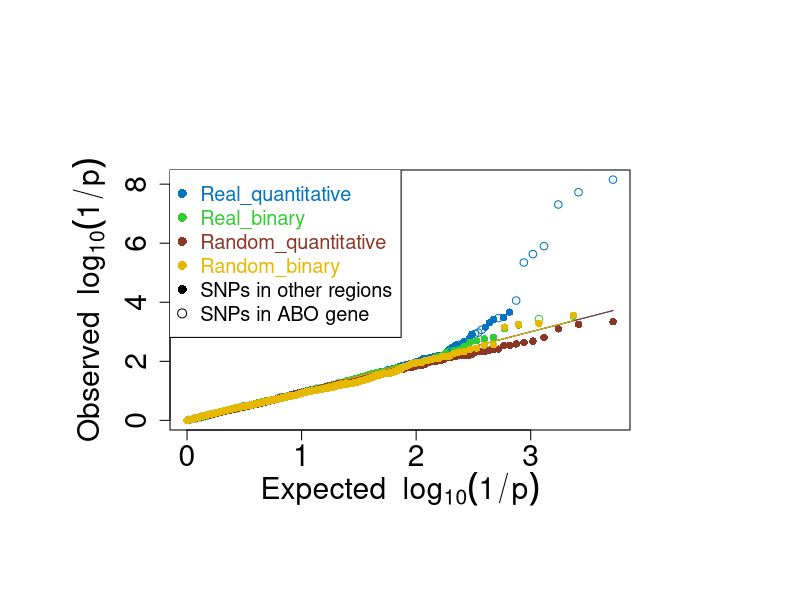

This chart was generated by the following R code:

dat = read.table(file="ED_4D_data.txt",header=T)  
dat$group1=as.factor(dat$group1)
h1=dat[which(dat$group=="Binary_random"),]
expP1 = sort(-log10((1:nrow(h1))/nrow(h1))) 
obsP1= sort(-log10(h1$p))
Pch1=c()
Pch1[h1$shape=="A"]=16
Pch1[h1$shape=="B"]=1



h2=dat[which(dat$group=="Quantitative_random"),]
expP2 = sort(-log10((1:nrow(h2))/nrow(h2))) 
obsP2= sort(-log10(h2$p))
Pch2=c()
Pch2[h2$shape=="A"]=16
Pch2[h2$shape=="B"]=1


h3=dat[which(dat$group=="Binary_real"),]
expP3 = sort(-log10((1:nrow(h3))/nrow(h3))) 
obsP3= sort(-log10(h3$p))
Pch3=c()
Pch3[h3$shape=="A"]=16
Pch3[h3$shape=="B"]=1

h4=dat[which(dat$group=="Quantitative_real"),]
expP4 = sort(-log10((1:nrow(h4))/nrow(h4))) 
obsP4= sort(-log10(h4$p))
Pch4=c()
Pch4[h4$shape=="A"]=16
Pch4[h4$shape=="B"]=1

#tiff(file="permu_valid_onecort_qqplot.tiff",width=1500,height=1500,res=300)
pdf("1.pdf")
par(mai=c(1.7,1.7,1.7,1.7))

plot(expP4,obsP4,cex.lab=1.8,cex.axis=1.8, xlab=expression(Expected~~log[10](1/p)), ylab=expression(Observed~~log[10](1/p)),col="#0073C2FF", pch=Pch4)
lines(expP4,expP4,type="l",col="#0073C2FF")

points(expP3,obsP3,col="limegreen",pch=Pch3)
lines(expP3,expP3,type="l",col="limegreen")

points(expP2,obsP2,col="tomato4",pch=Pch2)
lines(expP2,expP2,type="l",col="tomato4")


points(expP1,obsP1,col="#E7B800",pch=Pch1)
lines(expP1,expP1,type="l",col="#E7B800")

legend(-0.2,8.5,c("Real_quantitative","Real_binary","Random_quantitative","Random_binary","SNPs in other regions","SNPs in ABO gene"),col=c("#0073C2FF","limegreen","tomato4","#E7B800","black","black"),text.col=c("#0073C2FF","limegreen","tomato4","#E7B800","black","black"),pch=c(16,16,16,16,16,1),cex=1.2)
dev.off()  
    



